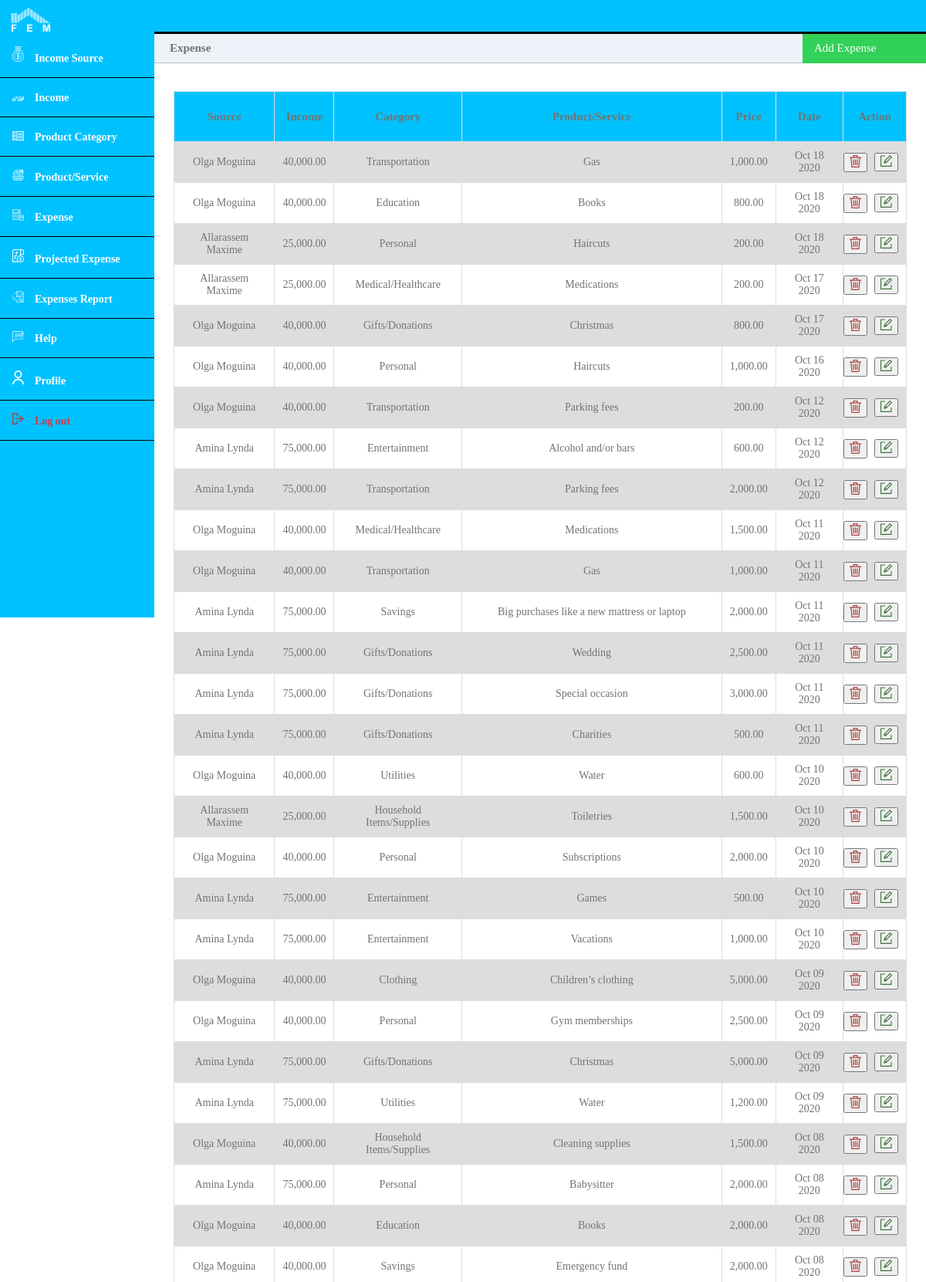
Screenshot of /expense.php (signed in, upper part) with the database file from the repository.
### tables this page shows
CREATE TABLE `Expense` (
  `expense_id` int(11) NOT NULL,
  `user_id` int(11) NOT NULL,
  `product_service_id` int(11) NOT NULL,
  `price` decimal(10,0) NOT NULL,
  `created_at` timestamp NOT NULL DEFAULT current_timestamp(),
  `income_id` int(11) NOT NULL
);

CREATE TABLE `Source` (
  `source_id` int(11) NOT NULL,
  `user_id` int(11) NOT NULL,
  `name` varchar(100) NOT NULL,
  `created_at` timestamp NOT NULL DEFAULT current_timestamp() ON UPDATE current_timestamp()
);

CREATE TABLE `Income` (
  `income_id` int(11) NOT NULL,
  `source_id` int(11) NOT NULL,
  `amount` decimal(10,0) NOT NULL,
  `created_at` timestamp NOT NULL DEFAULT current_timestamp(),
  `user_id` int(11) NOT NULL,
  `remaining_amount` decimal(10,0) NOT NULL
);

CREATE TABLE `ProductServiceCategory` (
  `category_id` int(11) NOT NULL,
  `user_id` int(11) NOT NULL,
  `name` varchar(100) NOT NULL,
  `created_at` timestamp NOT NULL DEFAULT current_timestamp()
);

CREATE TABLE `ProductService` (
  `product_service_id` int(11) NOT NULL,
  `product_service_category_id` int(11) NOT NULL,
  `name` varchar(100) NOT NULL,
  `created_at` timestamp NOT NULL DEFAULT current_timestamp(),
  `user_id` int(11) NOT NULL
);

### expense.php (the view, shortened to what this page needs)
<?php
	require_once('config/db_connection.php');
?>
<!DOCTYPE html>
<html>
	<head>
		<link rel="stylesheet" href="css/dashboard.css">
	</head>
	<body>
		<?php include('header.php'); ?>
		<div class="main-content">
			<div class="title-left" style="font-size: 15px; color: #737373;">
				Expense
			</div>
			<div class="title-right" id="myBtn">
				<div class="add">
					<a style="font-size: 15px;">Add Expense</a>
				</div>
			</div>
			<div>
				<?php include('errors.php'); ?><br>
			</div>
			<div>
				<?php include('success.php'); ?><br>
			</div>
			<div style="overflow-x:auto;">
				<table>
					<?php
						$this_month = date("m");
						$this_year  = date("Y");
						$user_id = $_SESSION['user_id'];
						$query   = "SELECT * FROM Expense WHERE user_id = '$user_id' AND YEAR(created_at) = '$this_year' AND MONTH(created_at) = '$this_month' ORDER BY created_at DESC";
						$results = mysqli_query($con, $query);
						if (mysqli_num_rows($results) > 0) {
							?>
								<tr style="height: 65px; font-size: 15px; color: #737373;">
									<th style="color: #737373;">Source</th>
									<th style="color: #737373;">Income</th>
									<th style="color: #737373;">Category</th>
									<th style="color: #737373;">Product/Service</th>
									<th style="color: #737373;">Price</th>
									<th style="color: #737373;">Date</th>
									<th style="color: #737373;">Action</th>
								</tr>
							<?php
							while($row = $results->fetch_assoc()) {
								$product_service_id = $row['product_service_id'];
								$query   = "SELECT * FROM ProductService WHERE product_service_id = '$product_service_id'";
								$result2 = mysqli_query($con, $query);
								if (mysqli_num_rows($result2) == 1) {
									$product_service_data = $result2->fetch_assoc();
								}
								$product_category_id = $product_service_data['product_service_category_id'];
								$query   = "SELECT * FROM ProductServiceCategory WHERE category_id = '$product_category_id'";
								$result3 = mysqli_query($con, $query);
								if (mysqli_num_rows($result3) == 1) {
									$product_category_data = $result3->fetch_assoc();
								}
								$income_id = $row['income_id'];
								$income_query   = "SELECT * FROM Income WHERE income_id = '$income_id'";
								$income_result  = mysqli_query($con, $income_query);
								if (mysqli_num_rows($income_result) == 1) {
									$income_data = $income_result->fetch_assoc();
								}
								$source_id = $income_data['source_id'];
								$source_query   = "SELECT * FROM Source WHERE source_id = '$source_id'";
								$source_result  = mysqli_query($con, $source_query);
								if (mysqli_num_rows($source_result) == 1) {
									$source_data = $source_result->fetch_assoc();
								}
								?>
									<tr>
										<td><?php echo $source_data['name'] ?></td>
										<td><?php echo number_format($income_data['amount'], 2) ?></td>
										<td><?php echo $product_category_data['name'] ?></td>
										<td><?php echo $product_service_data['name'] ?></td>
										<td><?php echo number_format($row['price'], 2) ?></td>
										<td><?php echo date('M d Y',strtotime($row['created_at'])) ?></td>
										<td>
											<form action="" method="POST" style="margin-left:-40px;">
												<button name="delete-expense" style="cursor: pointer;">
													<img src="images/icons/delete.svg" style="width: 15px;">
												</button>&nbsp;&nbsp;&nbsp;
											</form>
											<div style="margin-left:30px; margin-top:-25px">
												<button>
													<a href="expense-update.php?id1=<?php echo $_SESSION['user_id'] ?>&id2=<?php echo $row['expense_id'] ?>&id3=<?php echo $product_service_data['product_service_id'] ?>&price=<?php echo $row['price'] ?>">
														<img src="images/icons/edit.svg" style="width: 15px;">
													</a>
												</button>
											</div>
										</td>
									</tr>
								<?php
							}
						} else {
							?>
								<div style="font-size: 15px; color: #737373; margin-top: 50px; text-align: center;">No data</div>
							<?php
						}
					?>
				</table>
			</div>
		</div>
		<br><br><br>
	</body>
</html>

### css/dashboard.css (style rules this page uses)
* { box-sizing: border-box; }
body { margin: 0; padding: 0; }
table { border-collapse: collapse; width: 95%; margin: auto; color: #737373; font-size: 14px; margin-top: 15px; }
td, th { border: 1px solid #dddddd; text-align: left; padding: 10px; text-align: center; }
table tr th { background-color: #00C2FF; color: #233245; }
tr:nth-child(even) { background-color: #dddddd; }
.main-content { padding: 40px; margin-top: 0; padding: 0; padding-top: 44px; height: 100%; overflow: scroll; }
.main-content .title-left { background-color: #eef1f7; border-bottom: 1px solid #b8bec9; padding: 10px 20px; font-weight: 700; color: #333; font-size: 16px; }
.main-content .title-right { float: right; width: 160px; margin-right: 0px; margin-top: -40px; cursor: pointer; }
.main-content .title-right .add { background-color: #32d157; font-size: 17px; height: 40px; color: white; padding-left: 15px; padding-top: 10px; cursor: pointer; }
.main-content .title-right .add a { text-decoration: none; color: white; }
@media only screen and (min-width: 300px) { table { border-collapse: collapse; width: 95%; margin: auto; } }
@media only screen and (min-width: 600px) { table { border-collapse: collapse; width: 95%; margin: auto; } }
@media only screen and (min-width: 600px) { .main-content { margin-left: 70px; } }
@media only screen and (min-width: 800px) { table { border-collapse: collapse; width: 95%; margin: auto; } }
@media only screen and (min-width: 800px) { .main-content { margin-left: 200px; } }
@media screen and (min-width: 1024px) { table { border-collapse: collapse; width: 95%; margin: auto; } }

### rows the page displays
expense: source.name "Olga Moguina", income.amount "40,000.00", productservicecategory.name "Transportation", product_service.name "Gas", price "1,000.00", created_at "Oct 18 2020"
expense: source.name "Olga Moguina", income.amount "40,000.00", productservicecategory.name "Education", product_service.name "Books", price "800.00", created_at "Oct 18 2020"
expense: source.name "Allarassem Maxime", income.amount "25,000.00", productservicecategory.name "Personal", product_service.name "Haircuts", price "200.00", created_at "Oct 18 2020"
expense: source.name "Allarassem Maxime", income.amount "25,000.00", productservicecategory.name "Medical/Healthcare", product_service.name "Medications", price "200.00", created_at "Oct 17 2020"
expense: source.name "Olga Moguina", income.amount "40,000.00", productservicecategory.name "Gifts/Donations", product_service.name "Christmas", price "800.00", created_at "Oct 17 2020"
expense: source.name "Olga Moguina", income.amount "40,000.00", productservicecategory.name "Personal", product_service.name "Haircuts", price "1,000.00", created_at "Oct 16 2020"
expense: source.name "Olga Moguina", income.amount "40,000.00", productservicecategory.name "Transportation", product_service.name "Parking fees", price "200.00", created_at "Oct 12 2020"
expense: source.name "Amina Lynda", income.amount "75,000.00", productservicecategory.name "Entertainment", product_service.name "Alcohol and/or bars", price "600.00", created_at "Oct 12 2020"
expense: source.name "Amina Lynda", income.amount "75,000.00", productservicecategory.name "Transportation", product_service.name "Parking fees", price "2,000.00", created_at "Oct 12 2020"
expense: source.name "Olga Moguina", income.amount "40,000.00", productservicecategory.name "Medical/Healthcare", product_service.name "Medications", price "1,500.00", created_at "Oct 11 2020"
expense: source.name "Olga Moguina", income.amount "40,000.00", productservicecategory.name "Transportation", product_service.name "Gas", price "1,000.00", created_at "Oct 11 2020"
expense: source.name "Amina Lynda", income.amount "75,000.00", productservicecategory.name "Savings", product_service.name "Big purchases like a new mattress or laptop", price "2,000.00", created_at "Oct 11 2020"
expense: source.name "Amina Lynda", income.amount "75,000.00", productservicecategory.name "Gifts/Donations", product_service.name "Wedding", price "2,500.00", created_at "Oct 11 2020"
expense: source.name "Amina Lynda", income.amount "75,000.00", productservicecategory.name "Gifts/Donations", product_service.name "Special occasion", price "3,000.00", created_at "Oct 11 2020"
expense: source.name "Amina Lynda", income.amount "75,000.00", productservicecategory.name "Gifts/Donations", product_service.name "Charities", price "500.00", created_at "Oct 11 2020"
expense: source.name "Olga Moguina", income.amount "40,000.00", productservicecategory.name "Utilities", product_service.name "Water", price "600.00", created_at "Oct 10 2020"
expense: source.name "Allarassem Maxime", income.amount "25,000.00", productservicecategory.name "Household Items/Supplies", product_service.name "Toiletries", price "1,500.00", created_at "Oct 10 2020"
expense: source.name "Olga Moguina", income.amount "40,000.00", productservicecategory.name "Personal", product_service.name "Subscriptions", price "2,000.00", created_at "Oct 10 2020"
expense: source.name "Amina Lynda", income.amount "75,000.00", productservicecategory.name "Entertainment", product_service.name "Games", price "500.00", created_at "Oct 10 2020"
expense: source.name "Amina Lynda", income.amount "75,000.00", productservicecategory.name "Entertainment", product_service.name "Vacations", price "1,000.00", created_at "Oct 10 2020"
expense: source.name "Olga Moguina", income.amount "40,000.00", productservicecategory.name "Clothing", product_service.name "Children’s clothing", price "5,000.00", created_at "Oct 09 2020"
expense: source.name "Olga Moguina", income.amount "40,000.00", productservicecategory.name "Personal", product_service.name "Gym memberships", price "2,500.00", created_at "Oct 09 2020"
expense: source.name "Amina Lynda", income.amount "75,000.00", productservicecategory.name "Gifts/Donations", product_service.name "Christmas", price "5,000.00", created_at "Oct 09 2020"
expense: source.name "Amina Lynda", income.amount "75,000.00", productservicecategory.name "Utilities", product_service.name "Water", price "1,200.00", created_at "Oct 09 2020"
expense: source.name "Olga Moguina", income.amount "40,000.00", productservicecategory.name "Household Items/Supplies", product_service.name "Cleaning supplies", price "1,500.00", created_at "Oct 08 2020"
expense: source.name "Amina Lynda", income.amount "75,000.00", productservicecategory.name "Personal", product_service.name "Babysitter", price "2,000.00", created_at "Oct 08 2020"
expense: source.name "Olga Moguina", income.amount "40,000.00", productservicecategory.name "Education", product_service.name "Books", price "2,000.00", created_at "Oct 08 2020"
expense: source.name "Olga Moguina", income.amount "40,000.00", productservicecategory.name "Savings", product_service.name "Emergency fund", price "2,000.00", created_at "Oct 08 2020"
